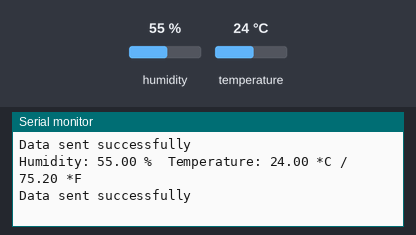
Recording of a sketch running on a simulated Arduino Uno, built with avr-gcc and run on an emulated ATmega328P. On the bench: the last lines printed to the serial monitor. Inputs (shaded band) come from the test bench; at power-on: humidity 55 %, temperature 24 °C. No radio packets arrive unless stated.

Above: at 4.8 s.
4.9 s: humidity set to 22 %
At 7.5 s:
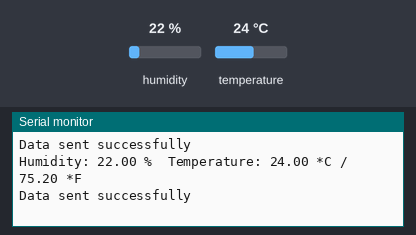
7.9 s: temperature set to 12 °C
At 9.2 s:
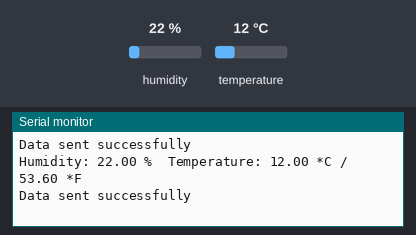
10.9 s: humidity set to 40 %
At 13.5 s:
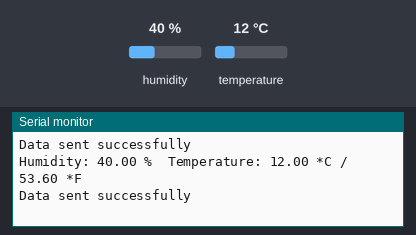
13.9 s: temperature set to 41 °C
At 15.2 s:
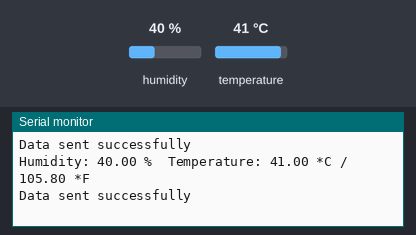
Timing chart, 0 to 16.9 s (numbered marks = the images above; inputs shaded):
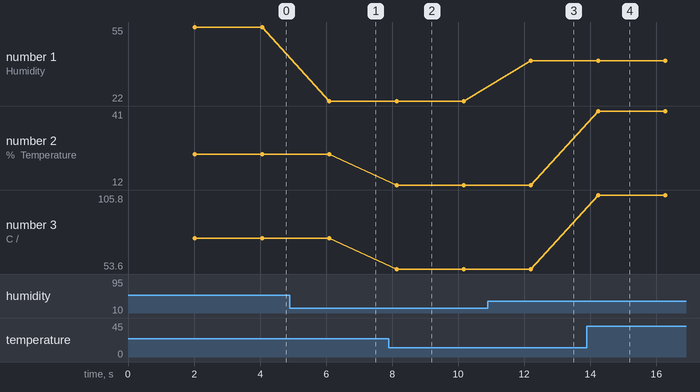

Measured:
- after the input at 4.9 s, the serial monitor: prints a new line after 1.2 s (image 1)
- after the input at 7.9 s, the serial monitor: prints a new line after 0.23 s (image 2)
- after the input at 10.9 s, the serial monitor: prints a new line after 1.3 s (image 3)
- after the input at 13.9 s, the serial monitor: prints a new line after 0.34 s (image 4)
- plotted number 1: 55 → 22 after the input at 4.9 s, 22 → 40 after the input at 10.9 s
- plotted number 2: 24 → 12 after the input at 7.9 s, 12 → 41 after the input at 13.9 s
- plotted number 3: 75.2 → 53.6 after the input at 7.9 s, 53.6 → 105.8 after the input at 13.9 s

The sketch:

tx.ino
```cpp
#include <SPI.h>
#include <RF24.h>
#include "DHT.h"

// DHT sensor definitions
#define DHTPIN 2           // DHT sensor data pin
#define DHTTYPE DHT11      // DHT 22 (AM2302); change if using DHT11
DHT dht(DHTPIN, DHTTYPE);

// nRF24L01 definitions
#define CE_PIN 9           // CE pin connected to Arduino digital pin 9
#define CSN_PIN 10         // CSN pin connected to Arduino digital pin 10
RF24 radio(CE_PIN, CSN_PIN);
const byte address[6] = "00001";  // Define the writing pipe address

// Define a structure to hold sensor data
struct SensorData {
  float humidity;
  float temperatureC;
  float temperatureF;
};

void setup() {
  Serial.begin(9600);
  Serial.println("DHT Sensor with nRF24L01 Transmitter");

  // Initialize the DHT sensor
  dht.begin();

  // Initialize the nRF24L01 transceiver
  if (!radio.begin()) {
    Serial.println("nRF24L01 radio hardware is not responding!");
    while (1) {} // halt if radio hardware is not found
  }

  radio.openWritingPipe(address);     // Set the address for the writing pipe
  radio.setPALevel(RF24_PA_LOW);        // Set power level (adjust as needed)
  radio.stopListening();                // Configure as transmitter
}

void loop() {
  // Wait 2 seconds between measurements
  delay(2000);

  // Read data from the DHT sensor
  float humidity = dht.readHumidity();
  float temperatureC = dht.readTemperature();
  float temperatureF = dht.readTemperature(true); // Read in Fahrenheit

  // Check if any reads failed and exit early (to try again)
  if (isnan(humidity) || isnan(temperatureC) || isnan(temperatureF)) {
    Serial.println("Failed to read from DHT sensor!");
    return;
  }

  // Print sensor readings to the Serial Monitor
  Serial.print("Humidity: ");
  Serial.print(humidity);
  Serial.print(" %\t");
  Serial.print("Temperature: ");
  Serial.print(temperatureC);
  Serial.print(" *C / ");
  Serial.print(temperatureF);
  Serial.println(" *F");

  // Package the sensor data into the struct
  SensorData data;
  data.humidity = humidity;
  data.temperatureC = temperatureC;
  data.temperatureF = temperatureF;

  // Transmit the sensor data over nRF24L01
  bool success = radio.write(&data, sizeof(data));
  if (success) {
    Serial.println("Data sent successfully");
  } else {
    Serial.println("Data transmission failed");
  }
}
```
